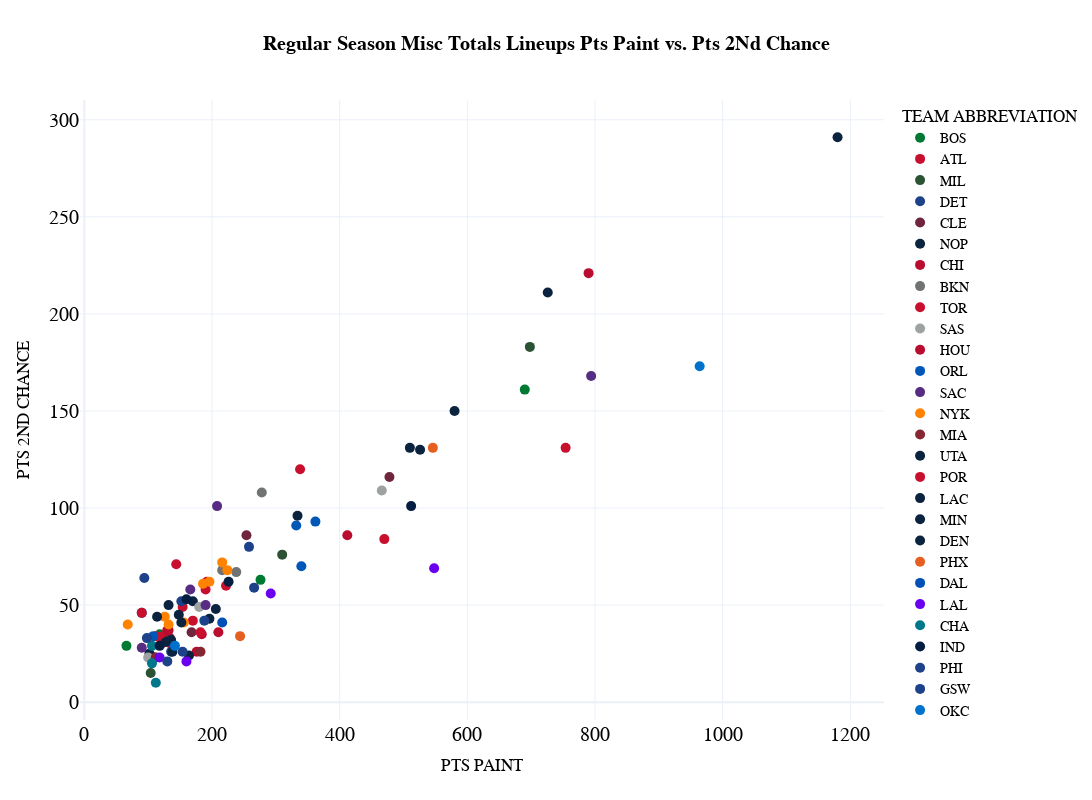

The notebook cell this image was saved under:
### Code cell
cat1_misc="PTS PAINT"
cat2_misc="PTS 2ND CHANCE"

fig_scatter_misc = px.scatter(
  df_totals_misc[df_totals_misc["MIN"]>100], 
  x=cat1_misc, 
  y=cat2_misc,
  color='TEAM ABBREVIATION',
  color_discrete_map=team_color_dict,     
  title="<b>{} Misc Totals Lineups {} vs. {}</b>".format(types,cat1_misc.replace('_', ' ').title(),cat2_misc.replace('_', ' ').title()),
  template="plotly_white",
  hover_data=['GROUP NAME', 'TEAM ABBREVIATION', 'GP', 'W', 'L', 'MIN', 'PTS OFF TOV',
       'PTS 2ND CHANCE', 'PTS FB', 'PTS PAINT', 'OPP PTS OFF TOV',
       'OPP PTS 2ND CHANCE', 'OPP PTS FB', 'OPP PTS PAINT'], 
  height=800, 
  width=1200,
  )

fig_scatter_misc.update_layout(
    title_x=0.5,
    hoverlabel=dict(
        bgcolor="white",
        font_size=16,
        font_family="PT Sans Narrow"
    ),
    yaxis = dict(tickfont = dict(size=20)),
    xaxis = dict(tickfont = dict(size=20)),
    font=dict(
        family="PT Sans Narrow",
        size=14,
        color="Black"
    ),
    title_font_family="PT Sans Narrow"
)
fig_scatter_misc.update_traces(marker={'size': 10})

fig_scatter_misc

### Figure 1 — Plotly figure (JSON) as saved in the notebook; plotly's stock layout.template omitted (floating-point values rounded to 4 significant figures)
{"data": [{"customdata": [["A. Horford - J. Holiday - J. Brown - J. Tatum - D. White", "BOS", 32, 27, 5, 310.6, 124, 102, 87, 91, 76, 346], ["A. Horford - J. Holiday - J. Tatum - P. Pritchard - S. Hauser", "BOS", 32, 25, 7, 105.3, 20, 23, 35, 32, 22, 110], ["A. Horford - K. Porzingis - J. Brown - J. Tatum - D. White", "BOS", 20, 15, 5, 117.5, 35, 35, 24, 31, 27, 112], ["J. Holiday - K. Porzingis - J. Brown - J. Tatum - D. White", "BOS", 37, 28, 9, 622.8, 193, 222, 174, 181, 193, 596]], "hovertemplate": "TEAM ABBREVIATION=%{customdata[1]}<br>PTS PAINT=%{x}<br>PTS 2ND CHANCE=%{y}<br>GROUP NAME=%{customdata[0]}<br>GP=%{customdata[2]}<br>W=%{customdata[3]}<br>L=%{customdata[4]}<br>MIN=%{customdata[5]}<br>PTS OFF TOV=%{customdata[6]}<br>PTS FB=%{customdata[7]}<br>OPP PTS OFF TOV=%{customdata[8]}<br>OPP PTS 2ND CHANCE=%{customdata[9]}<br>OPP PTS FB=%{customdata[10]}<br>OPP PTS PAINT=%{customdata[11]}<extra></extra>", "legendgroup": "BOS", "marker": {"color": "#007A33", "size": 10, "symbol": "circle"}, "mode": "markers", "name": "BOS", "orientation": "v", "showlegend": true, "type": "scatter", "x": [276, 66, 118, 690], "xaxis": "x", "y": [63, 29, 35, 161], "yaxis": "y"}, {"customdata": [["B. Bogdanovic - T. Young - O. Okongwu - S. Bey - J. Johnson", "ATL", 19, 10, 9, 136.3, 50, 53, 41, 49, 40, 166], ["C. Capela - B. Bogdanovic - D. Murray - D. Hunter - J. Johnson", "ATL", 24, 12, 12, 135.3, 36, 42, 57, 28, 59, 124], ["C. Capela - B. Bogdanovic - D. Murray - D. Hunter - V. Krejci", "ATL", 11, 5, 6, 158.0, 59, 44, 55, 25, 41, 146], ["C. Capela - B. Bogdanovic - D. Murray - S. Bey - J. Johnson", "ATL", 20, 10, 10, 149.3, 44, 43, 51, 37, 59, 132], ["C. Capela - D. Murray - T. Young - D. Hunter - J. Johnson", "ATL", 14, 7, 7, 171.5, 61, 61, 58, 72, 71, 206], ["C. Capela - D. Murray - T. Young - D. Hunter - S. Bey", "ATL", 16, 8, 8, 176.9, 62, 60, 56, 59, 57, 224], ["C. Capela - D. Murray - T. Young - S. Bey - J. Johnson", "ATL", 21, 9, 12, 288.7, 96, 50, 114, 85, 137, 370], ["D. Murray - T. Young - O. Okongwu - S. Bey - J. Johnson", "ATL", 14, 8, 6, 103.5, 28, 21, 32, 28, 28, 118]], "hovertemplate": "TEAM ABBREVIATION=%{customdata[1]}<br>PTS PAINT=%{x}<br>PTS 2ND CHANCE=%{y}<br>GROUP NAME=%{customdata[0]}<br>GP=%{customdata[2]}<br>W=%{customdata[3]}<br>L=%{customdata[4]}<br>MIN=%{customdata[5]}<br>PTS OFF TOV=%{customdata[6]}<br>PTS FB=%{customdata[7]}<br>OPP PTS OFF TOV=%{customdata[8]}<br>OPP PTS 2ND CHANCE=%{customdata[9]}<br>OPP PTS FB=%{customdata[10]}<br>OPP PTS PAINT=%{customdata[11]}<extra></extra>", "legendgroup": "ATL", "marker": {"color": "#C8102E", "size": 10, "symbol": "circle"}, "mode": "markers", "name": "ATL", "orientation": "v", "showlegend": true, "type": "scatter", "x": [170, 136, 144, 154, 190, 192, 338, 124], "xaxis": "x", "y": [42, 30, 71, 49, 58, 62, 120, 34], "yaxis": "y"}, {"customdata": [["B. Lopez - D. Lillard - G. Antetokounmpo - P. Connaughton - M. Beasley", "MIL", 26, 19, 7, 120.3, 21, 33, 41, 19, 43, 126], ["B. Lopez - D. Lillard - J. Crowder - G. Antetokounmpo - M. Beasley", "MIL", 24, 15, 9, 293.4, 93, 107, 86, 59, 91, 324], ["B. Lopez - D. Lillard - K. Middleton - G. Antetokounmpo - M. Beasley", "MIL", 39, 25, 14, 598.6, 167, 222, 175, 180, 154, 612]], "hovertemplate": "TEAM ABBREVIATION=%{customdata[1]}<br>PTS PAINT=%{x}<br>PTS 2ND CHANCE=%{y}<br>GROUP NAME=%{customdata[0]}<br>GP=%{customdata[2]}<br>W=%{customdata[3]}<br>L=%{customdata[4]}<br>MIN=%{customdata[5]}<br>PTS OFF TOV=%{customdata[6]}<br>PTS FB=%{customdata[7]}<br>OPP PTS OFF TOV=%{customdata[8]}<br>OPP PTS 2ND CHANCE=%{customdata[9]}<br>OPP PTS FB=%{customdata[10]}<br>OPP PTS PAINT=%{customdata[11]}<extra></extra>", "legendgroup": "MIL", "marker": {"color": "#2C5234", "size": 10, "symbol": "circle"}, "mode": "markers", "name": "MIL", "orientation": "v", "showlegend": true, "type": "scatter", "x": [104, 310, 698], "xaxis": "x", "y": [15, 76, 183], "yaxis": "y"}, {"customdata": [["C. Cunningham - J. Ivey - J. Duren - S. Fontecchio - A. Thompson", "DET", 10, 2, 8, 113.2, 30, 54, 32, 29, 32, 104], ["I. Stewart - C. Cunningham - J. Ivey - J. Duren - A. Thompson", "DET", 14, 4, 10, 144.7, 32, 34, 66, 35, 52, 144], ["K. Hayes - I. Stewart - C. Cunningham - J. Duren - A. Thompson", "DET", 8, 2, 6, 100.1, 24, 31, 61, 24, 27, 100]], "hovertemplate": "TEAM ABBREVIATION=%{customdata[1]}<br>PTS PAINT=%{x}<br>PTS 2ND CHANCE=%{y}<br>GROUP NAME=%{customdata[0]}<br>GP=%{customdata[2]}<br>W=%{customdata[3]}<br>L=%{customdata[4]}<br>MIN=%{customdata[5]}<br>PTS OFF TOV=%{customdata[6]}<br>PTS FB=%{customdata[7]}<br>OPP PTS OFF TOV=%{customdata[8]}<br>OPP PTS 2ND CHANCE=%{customdata[9]}<br>OPP PTS FB=%{customdata[10]}<br>OPP PTS PAINT=%{customdata[11]}<extra></extra>", "legendgroup": "DET", "marker": {"color": "#1D4289", "size": 10, "symbol": "circle"}, "mode": "markers", "name": "DET", "orientation": "v", "showlegend": true, "type": "scatter", "x": [136, 152, 136], "xaxis": "x", "y": [26, 52, 31], "yaxis": "y"}, {"customdata": [["C. LeVert - G. Niang - D. Garland - I. Okoro - E. Mobley", "CLE", 17, 11, 6, 117.8, 44, 56, 46, 36, 23, 98], ["C. LeVert - G. Niang - J. Allen - D. Garland - I. Okoro", "CLE", 23, 9, 14, 159.9, 58, 30, 46, 57, 32, 146], ["D. Mitchell - J. Allen - M. Strus - D. Garland - E. Mobley", "CLE", 28, 18, 10, 367.8, 157, 143, 125, 101, 113, 354], ["D. Mitchell - J. Allen - M. Strus - D. Wade - I. Okoro", "CLE", 22, 17, 5, 232.2, 96, 122, 80, 48, 66, 242]], "hovertemplate": "TEAM ABBREVIATION=%{customdata[1]}<br>PTS PAINT=%{x}<br>PTS 2ND CHANCE=%{y}<br>GROUP NAME=%{customdata[0]}<br>GP=%{customdata[2]}<br>W=%{customdata[3]}<br>L=%{customdata[4]}<br>MIN=%{customdata[5]}<br>PTS OFF TOV=%{customdata[6]}<br>PTS FB=%{customdata[7]}<br>OPP PTS OFF TOV=%{customdata[8]}<br>OPP PTS 2ND CHANCE=%{customdata[9]}<br>OPP PTS FB=%{customdata[10]}<br>OPP PTS PAINT=%{customdata[11]}<extra></extra>", "legendgroup": "CLE", "marker": {"color": "#6F263D", "size": 10, "symbol": "circle"}, "mode": "markers", "name": "CLE", "orientation": "v", "showlegend": true, "type": "scatter", "x": [134, 168, 478, 254], "xaxis": "x", "y": [33, 36, 116, 86], "yaxis": "y"}, {"customdata": [["C. McCollum - L. Nance Jr. - B. Ingram - Z. Williamson - H. Jones", "NOP", 25, 15, 10, 149.9, 46, 49, 56, 32, 53, 156], ["C. McCollum - L. Nance Jr. - Z. Williamson - H. Jones - T. Murphy III", "NOP", 15, 8, 7, 100.3, 44, 36, 27, 13, 24, 84], ["J. Valanciunas - C. McCollum - B. Ingram - H. Jones - T. Murphy III", "NOP", 28, 18, 10, 108.4, 41, 42, 23, 26, 21, 100], ["J. Valanciunas - C. McCollum - B. Ingram - Z. Williamson - H. Jones", "NOP", 41, 25, 16, 423.6, 132, 133, 151, 112, 163, 438], ["J. Valanciunas - C. McCollum - Z. Williamson - H. Jones - T. Murphy III", "NOP", 21, 14, 7, 147.7, 68, 65, 40, 27, 48, 144]], "hovertemplate": "TEAM ABBREVIATION=%{customdata[1]}<br>PTS PAINT=%{x}<br>PTS 2ND CHANCE=%{y}<br>GROUP NAME=%{customdata[0]}<br>GP=%{customdata[2]}<br>W=%{customdata[3]}<br>L=%{customdata[4]}<br>MIN=%{customdata[5]}<br>PTS OFF TOV=%{customdata[6]}<br>PTS FB=%{customdata[7]}<br>OPP PTS OFF TOV=%{customdata[8]}<br>OPP PTS 2ND CHANCE=%{customdata[9]}<br>OPP PTS FB=%{customdata[10]}<br>OPP PTS PAINT=%{customdata[11]}<extra></extra>", "legendgroup": "NOP", "marker": {"color": "#0C2340", "size": 10, "symbol": "circle"}, "mode": "markers", "name": "NOP", "orientation": "v", "showlegend": true, "type": "scatter", "x": [170, 110, 102, 526, 196], "xaxis": "x", "y": [52, 23, 25, 130, 43], "yaxis": "y"}, {"customdata": [["D. DeRozan - N. Vucevic - A. Caruso - C. White - A. Dosunmu", "CHI", 30, 15, 15, 433.3, 150, 117, 132, 134, 93, 410], ["D. DeRozan - N. Vucevic - A. Caruso - C. White - P. Williams", "CHI", 14, 8, 6, 152.8, 50, 30, 34, 29, 43, 150], ["D. DeRozan - N. Vucevic - C. White - P. Williams - A. Dosunmu", "CHI", 20, 11, 9, 139.2, 36, 45, 43, 32, 28, 120], ["D. DeRozan - N. Vucevic - Z. LaVine - A. Caruso - C. White", "CHI", 18, 8, 10, 226.9, 69, 62, 67, 57, 68, 164], ["D. DeRozan - N. Vucevic - Z. LaVine - C. White - P. Williams", "CHI", 15, 6, 9, 122.5, 34, 23, 39, 23, 31, 132]], "hovertemplate": "TEAM ABBREVIATION=%{customdata[1]}<br>PTS PAINT=%{x}<br>PTS 2ND CHANCE=%{y}<br>GROUP NAME=%{customdata[0]}<br>GP=%{customdata[2]}<br>W=%{customdata[3]}<br>L=%{customdata[4]}<br>MIN=%{customdata[5]}<br>PTS OFF TOV=%{customdata[6]}<br>PTS FB=%{customdata[7]}<br>OPP PTS OFF TOV=%{customdata[8]}<br>OPP PTS 2ND CHANCE=%{customdata[9]}<br>OPP PTS FB=%{customdata[10]}<br>OPP PTS PAINT=%{customdata[11]}<extra></extra>", "legendgroup": "CHI", "marker": {"color": "#BA0C2F", "size": 10, "symbol": "circle"}, "mode": "markers", "name": "CHI", "orientation": "v", "showlegend": true, "type": "scatter", "x": [412, 130, 132, 184, 120], "xaxis": "x", "y": [86, 37, 37, 35, 30], "yaxis": "y"}, {"customdata": [["D. Schroder - D. Finney-Smith - M. Bridges - N. Claxton - C. Thomas", "BKN", 17, 6, 11, 228.3, 66, 61, 45, 61, 75, 246], ["S. Dinwiddie - D. Finney-Smith - M. Bridges - N. Claxton - C. Johnson", "BKN", 27, 10, 17, 313.3, 91, 49, 68, 85, 91, 294], ["S. Dinwiddie - M. Bridges - N. Claxton - C. Johnson - C. Thomas", "BKN", 24, 10, 14, 224.1, 63, 66, 65, 64, 107, 266]], "hovertemplate": "TEAM ABBREVIATION=%{customdata[1]}<br>PTS PAINT=%{x}<br>PTS 2ND CHANCE=%{y}<br>GROUP NAME=%{customdata[0]}<br>GP=%{customdata[2]}<br>W=%{customdata[3]}<br>L=%{customdata[4]}<br>MIN=%{customdata[5]}<br>PTS OFF TOV=%{customdata[6]}<br>PTS FB=%{customdata[7]}<br>OPP PTS OFF TOV=%{customdata[8]}<br>OPP PTS 2ND CHANCE=%{customdata[9]}<br>OPP PTS FB=%{customdata[10]}<br>OPP PTS PAINT=%{customdata[11]}<extra></extra>", "legendgroup": "BKN", "marker": {"color": "#707372", "size": 10, "symbol": "circle"}, "mode": "markers", "name": "BKN", "orientation": "v", "showlegend": true, "type": "scatter", "x": [216, 278, 238], "xaxis": "x", "y": [68, 108, 67], "yaxis": "y"}, {"customdata": [["D. Schroder - J. Poeltl - P. Siakam - O. Anunoby - G. Trent Jr.", "TOR", 24, 10, 14, 101.9, 27, 30, 41, 13, 37, 130], ["D. Schroder - J. Poeltl - P. Siakam - O. Anunoby - S. Barnes", "TOR", 27, 11, 16, 366.5, 120, 157, 105, 92, 100, 390], ["J. Poeltl - G. Trent Jr. - R. Barrett - I. Quickley - S. Barnes", "TOR", 10, 4, 6, 163.8, 76, 81, 41, 48, 43, 162]], "hovertemplate": "TEAM ABBREVIATION=%{customdata[1]}<br>PTS PAINT=%{x}<br>PTS 2ND CHANCE=%{y}<br>GROUP NAME=%{customdata[0]}<br>GP=%{customdata[2]}<br>W=%{customdata[3]}<br>L=%{customdata[4]}<br>MIN=%{customdata[5]}<br>PTS OFF TOV=%{customdata[6]}<br>PTS FB=%{customdata[7]}<br>OPP PTS OFF TOV=%{customdata[8]}<br>OPP PTS 2ND CHANCE=%{customdata[9]}<br>OPP PTS FB=%{customdata[10]}<br>OPP PTS PAINT=%{customdata[11]}<extra></extra>", "legendgroup": "TOR", "marker": {"color": "#C8102E", "size": 10, "symbol": "circle"}, "mode": "markers", "name": "TOR", "orientation": "v", "showlegend": true, "type": "scatter", "x": [112, 470, 222], "xaxis": "x", "y": [34, 84, 60], "yaxis": "y"}, {"customdata": [["D. Vassell - T. Jones - J. Champagnie - J. Sochan - V. Wembanyama", "SAS", 37, 10, 27, 404.1, 116, 191, 170, 86, 133, 494], ["K. Johnson - D. Vassell - M. Branham - J. Sochan - V. Wembanyama", "SAS", 13, 5, 8, 102.6, 24, 43, 37, 25, 39, 130], ["K. Johnson - D. Vassell - T. Jones - J. Sochan - V. Wembanyama", "SAS", 39, 12, 27, 141.6, 66, 40, 51, 46, 28, 126]], "hovertemplate": "TEAM ABBREVIATION=%{customdata[1]}<br>PTS PAINT=%{x}<br>PTS 2ND CHANCE=%{y}<br>GROUP NAME=%{customdata[0]}<br>GP=%{customdata[2]}<br>W=%{customdata[3]}<br>L=%{customdata[4]}<br>MIN=%{customdata[5]}<br>PTS OFF TOV=%{customdata[6]}<br>PTS FB=%{customdata[7]}<br>OPP PTS OFF TOV=%{customdata[8]}<br>OPP PTS 2ND CHANCE=%{customdata[9]}<br>OPP PTS FB=%{customdata[10]}<br>OPP PTS PAINT=%{customdata[11]}<extra></extra>", "legendgroup": "SAS", "marker": {"color": "#9EA2A2", "size": 10, "symbol": "circle"}, "mode": "markers", "name": "SAS", "orientation": "v", "showlegend": true, "type": "scatter", "x": [466, 100, 180], "xaxis": "x", "y": [109, 23, 49], "yaxis": "y"}, {"customdata": [["F. VanVleet - D. Brooks - J. Green - A. Sengun - J. Smith Jr.", "HOU", 45, 23, 22, 754.0, 204, 251, 229, 193, 155, 724], ["F. VanVleet - D. Brooks - J. Green - J. Smith Jr. - A. Thompson", "HOU", 15, 9, 6, 182.5, 86, 79, 65, 53, 45, 206], ["F. VanVleet - J. Green - J. Tate - A. Sengun - J. Smith Jr.", "HOU", 21, 10, 11, 174.7, 64, 49, 43, 54, 40, 202]], "hovertemplate": "TEAM ABBREVIATION=%{customdata[1]}<br>PTS PAINT=%{x}<br>PTS 2ND CHANCE=%{y}<br>GROUP NAME=%{customdata[0]}<br>GP=%{customdata[2]}<br>W=%{customdata[3]}<br>L=%{customdata[4]}<br>MIN=%{customdata[5]}<br>PTS OFF TOV=%{customdata[6]}<br>PTS FB=%{customdata[7]}<br>OPP PTS OFF TOV=%{customdata[8]}<br>OPP PTS 2ND CHANCE=%{customdata[9]}<br>OPP PTS FB=%{customdata[10]}<br>OPP PTS PAINT=%{customdata[11]}<extra></extra>", "legendgroup": "HOU", "marker": {"color": "#BA0C2F", "size": 10, "symbol": "circle"}, "mode": "markers", "name": "HOU", "orientation": "v", "showlegend": true, "type": "scatter", "x": [790, 210, 176], "xaxis": "x", "y": [221, 36, 26], "yaxis": "y"}, {"customdata": [["G. Bitadze - C. Okeke - J. Suggs - P. Banchero - C. Houstan", "ORL", 8, 2, 6, 101.1, 39, 30, 26, 15, 20, 88], ["G. Bitadze - F. Wagner - J. Suggs - P. Banchero - A. Black", "ORL", 22, 14, 8, 273.5, 114, 114, 98, 65, 95, 286], ["G. Harris - J. Ingles - J. Isaac - M. Wagner - C. Anthony", "ORL", 18, 13, 5, 101.7, 41, 27, 33, 20, 17, 84], ["G. Harris - W. Carter Jr. - F. Wagner - J. Suggs - P. Banchero", "ORL", 21, 16, 5, 299.8, 125, 86, 97, 69, 92, 274], ["M. Fultz - W. Carter Jr. - F. Wagner - J. Suggs - P. Banchero", "ORL", 19, 12, 7, 280.5, 113, 85, 79, 66, 85, 252]], "hovertemplate": "TEAM ABBREVIATION=%{customdata[1]}<br>PTS PAINT=%{x}<br>PTS 2ND CHANCE=%{y}<br>GROUP NAME=%{customdata[0]}<br>GP=%{customdata[2]}<br>W=%{customdata[3]}<br>L=%{customdata[4]}<br>MIN=%{customdata[5]}<br>PTS OFF TOV=%{customdata[6]}<br>PTS FB=%{customdata[7]}<br>OPP PTS OFF TOV=%{customdata[8]}<br>OPP PTS 2ND CHANCE=%{customdata[9]}<br>OPP PTS FB=%{customdata[10]}<br>OPP PTS PAINT=%{customdata[11]}<extra></extra>", "legendgroup": "ORL", "marker": {"color": "#0057B7", "size": 10, "symbol": "circle"}, "mode": "markers", "name": "ORL", "orientation": "v", "showlegend": true, "type": "scatter", "x": [90, 362, 108, 340, 332], "xaxis": "x", "y": [46, 93, 34, 70, 91], "yaxis": "y"}, {"customdata": [["H. Barnes - D. Sabonis - D. Fox - C. Duarte - K. Murray", "SAC", 13, 7, 6, 129.8, 48, 45, 58, 20, 19, 104], ["H. Barnes - D. Sabonis - D. Fox - K. Huerter - K. Murray", "SAC", 46, 27, 19, 668.9, 234, 275, 206, 140, 174, 760], ["H. Barnes - D. Sabonis - D. Fox - K. Murray - K. Ellis", "SAC", 24, 11, 13, 261.4, 89, 73, 82, 36, 67, 254], ["H. Barnes - D. Sabonis - D. Fox - M. Monk - K. Murray", "SAC", 36, 21, 15, 151.3, 52, 46, 38, 29, 42, 128], ["H. Barnes - D. Sabonis - K. Huerter - D. Mitchell - K. Murray", "SAC", 18, 10, 8, 106.1, 26, 23, 40, 24, 27, 118]], "hovertemplate": "TEAM ABBREVIATION=%{customdata[1]}<br>PTS PAINT=%{x}<br>PTS 2ND CHANCE=%{y}<br>GROUP NAME=%{customdata[0]}<br>GP=%{customdata[2]}<br>W=%{customdata[3]}<br>L=%{customdata[4]}<br>MIN=%{customdata[5]}<br>PTS OFF TOV=%{customdata[6]}<br>PTS FB=%{customdata[7]}<br>OPP PTS OFF TOV=%{customdata[8]}<br>OPP PTS 2ND CHANCE=%{customdata[9]}<br>OPP PTS FB=%{customdata[10]}<br>OPP PTS PAINT=%{customdata[11]}<extra></extra>", "legendgroup": "SAC", "marker": {"color": "#582C83", "size": 10, "symbol": "circle"}, "mode": "markers", "name": "SAC", "orientation": "v", "showlegend": true, "type": "scatter", "x": [166, 794, 208, 190, 90], "xaxis": "x", "y": [58, 168, 101, 50, 28], "yaxis": "y"}, {"customdata": [["I. Hartenstein - J. Hart - D. DiVincenzo - R. Barrett - I. Quickley", "NYK", 14, 9, 5, 116.3, 53, 44, 42, 37, 41, 110], ["I. Hartenstein - J. Hart - J. Brunson - D. DiVincenzo - M. McBride", "NYK", 14, 7, 7, 171.9, 84, 45, 35, 60, 30, 144], ["I. Hartenstein - J. Hart - J. Brunson - D. DiVincenzo - P. Achiuwa", "NYK", 12, 8, 4, 188.9, 64, 73, 43, 52, 47, 164], ["J. Randle - I. Hartenstein - J. Brunson - D. DiVincenzo - R. Barrett", "NYK", 10, 4, 6, 102.0, 24, 39, 37, 22, 48, 118], ["J. Randle - J. Brunson - M. Robinson - R. Barrett - Q. Grimes", "NYK", 14, 9, 5, 228.4, 97, 80, 83, 69, 85, 246], ["J. Randle - J. Hart - J. Brunson - M. Robinson - Q. Grimes", "NYK", 19, 10, 9, 109.4, 30, 21, 23, 32, 31, 104], ["J. Randle - O. Anunoby - I. Hartenstein - J. Brunson - D. DiVincenzo", "NYK", 10, 9, 1, 179.5, 74, 52, 56, 41, 82, 190], ["O. Anunoby - I. Hartenstein - J. Hart - J. Brunson - D. DiVincenzo", "NYK", 10, 9, 1, 131.4, 51, 54, 40, 25, 33, 142]], "hovertemplate": "TEAM ABBREVIATION=%{customdata[1]}<br>PTS PAINT=%{x}<br>PTS 2ND CHANCE=%{y}<br>GROUP NAME=%{customdata[0]}<br>GP=%{customdata[2]}<br>W=%{customdata[3]}<br>L=%{customdata[4]}<br>MIN=%{customdata[5]}<br>PTS OFF TOV=%{customdata[6]}<br>PTS FB=%{customdata[7]}<br>OPP PTS OFF TOV=%{customdata[8]}<br>OPP PTS 2ND CHANCE=%{customdata[9]}<br>OPP PTS FB=%{customdata[10]}<br>OPP PTS PAINT=%{customdata[11]}<extra></extra>", "legendgroup": "NYK", "marker": {"color": "#FF8200", "size": 10, "symbol": "circle"}, "mode": "markers", "name": "NYK", "orientation": "v", "showlegend": true, "type": "scatter", "x": [132, 196, 224, 126, 216, 68, 186, 156], "xaxis": "x", "y": [40, 62, 68, 44, 72, 40, 61, 41], "yaxis": "y"}, {"customdata": [["J. Butler - B. Adebayo - C. Martin - T. Herro - N. Jovic", "MIA", 8, 4, 4, 109.4, 29, 25, 29, 43, 32, 140], ["J. Butler - T. Rozier - B. Adebayo - D. Robinson - N. Jovic", "MIA", 14, 7, 7, 180.8, 52, 71, 57, 49, 42, 186]], "hovertemplate": "TEAM ABBREVIATION=%{customdata[1]}<br>PTS PAINT=%{x}<br>PTS 2ND CHANCE=%{y}<br>GROUP NAME=%{customdata[0]}<br>GP=%{customdata[2]}<br>W=%{customdata[3]}<br>L=%{customdata[4]}<br>MIN=%{customdata[5]}<br>PTS OFF TOV=%{customdata[6]}<br>PTS FB=%{customdata[7]}<br>OPP PTS OFF TOV=%{customdata[8]}<br>OPP PTS 2ND CHANCE=%{customdata[9]}<br>OPP PTS FB=%{customdata[10]}<br>OPP PTS PAINT=%{customdata[11]}<extra></extra>", "legendgroup": "MIA", "marker": {"color": "#862633", "size": 10, "symbol": "circle"}, "mode": "markers", "name": "MIA", "orientation": "v", "showlegend": true, "type": "scatter", "x": [112, 182], "xaxis": "x", "y": [23, 26], "yaxis": "y"}, {"customdata": [["J. Clarkson - L. Markkanen - J. Collins - O. Agbaji - K. George", "UTA", 12, 5, 7, 130.0, 37, 26, 37, 39, 45, 138], ["K. Dunn - L. Markkanen - J. Collins - C. Sexton - S. Fontecchio", "UTA", 20, 13, 7, 256.1, 71, 105, 61, 67, 114, 298], ["K. Olynyk - J. Clarkson - O. Agbaji - W. Kessler - K. George", "UTA", 16, 11, 5, 145.9, 33, 28, 84, 68, 74, 174]], "hovertemplate": "TEAM ABBREVIATION=%{customdata[1]}<br>PTS PAINT=%{x}<br>PTS 2ND CHANCE=%{y}<br>GROUP NAME=%{customdata[0]}<br>GP=%{customdata[2]}<br>W=%{customdata[3]}<br>L=%{customdata[4]}<br>MIN=%{customdata[5]}<br>PTS OFF TOV=%{customdata[6]}<br>PTS FB=%{customdata[7]}<br>OPP PTS OFF TOV=%{customdata[8]}<br>OPP PTS 2ND CHANCE=%{customdata[9]}<br>OPP PTS FB=%{customdata[10]}<br>OPP PTS PAINT=%{customdata[11]}<extra></extra>", "legendgroup": "UTA", "marker": {"color": "#0C2340", "size": 10, "symbol": "circle"}, "mode": "markers", "name": "UTA", "orientation": "v", "showlegend": true, "type": "scatter", "x": [132, 334, 164], "xaxis": "x", "y": [50, 96, 24], "yaxis": "y"}, {"customdata": [["J. Grant - M. Brogdon - D. Ayton - S. Sharpe - T. Camara", "POR", 10, 5, 5, 112.6, 48, 33, 36, 31, 33, 140]], "hovertemplate": "TEAM ABBREVIATION=%{customdata[1]}<br>PTS PAINT=%{x}<br>PTS 2ND CHANCE=%{y}<br>GROUP NAME=%{customdata[0]}<br>GP=%{customdata[2]}<br>W=%{customdata[3]}<br>L=%{customdata[4]}<br>MIN=%{customdata[5]}<br>PTS OFF TOV=%{customdata[6]}<br>PTS FB=%{customdata[7]}<br>OPP PTS OFF TOV=%{customdata[8]}<br>OPP PTS 2ND CHANCE=%{customdata[9]}<br>OPP PTS FB=%{customdata[10]}<br>OPP PTS PAINT=%{customdata[11]}<extra></extra>", "legendgroup": "POR", "marker": {"color": "#C8102E", "size": 10, "symbol": "circle"}, "mode": "markers", "name": "POR", "orientation": "v", "showlegend": true, "type": "scatter", "x": [90], "xaxis": "x", "y": [46], "yaxis": "y"}, {"customdata": [["J. Harden - P. George - K. Leonard - I. Zubac - T. Mann", "LAC", 41, 28, 13, 592.7, 192, 156, 155, 131, 138, 538], ["J. Harden - P. George - K. Leonard - M. Plumlee - T. Mann", "LAC", 11, 9, 2, 147.7, 43, 50, 45, 45, 38, 136], ["J. Harden - P. George - K. Leonard - N. Powell - I. Zubac", "LAC", 28, 17, 11, 121.3, 56, 39, 22, 32, 21, 96]], "hovertemplate": "TEAM ABBREVIATION=%{customdata[1]}<br>PTS PAINT=%{x}<br>PTS 2ND CHANCE=%{y}<br>GROUP NAME=%{customdata[0]}<br>GP=%{customdata[2]}<br>W=%{customdata[3]}<br>L=%{customdata[4]}<br>MIN=%{customdata[5]}<br>PTS OFF TOV=%{customdata[6]}<br>PTS FB=%{customdata[7]}<br>OPP PTS OFF TOV=%{customdata[8]}<br>OPP PTS 2ND CHANCE=%{customdata[9]}<br>OPP PTS FB=%{customdata[10]}<br>OPP PTS PAINT=%{customdata[11]}<extra></extra>", "legendgroup": "LAC", "marker": {"color": "#0C2340", "size": 10, "symbol": "circle"}, "mode": "markers", "name": "LAC", "orientation": "v", "showlegend": true, "type": "scatter", "x": [580, 152, 138], "xaxis": "x", "y": [150, 41, 26], "yaxis": "y"}, {"customdata": [["K. Anderson - K. Towns - N. Alexander-Walker - N. Reid - A. Edwards", "MIN", 43, 30, 13, 152.8, 44, 53, 61, 28, 43, 128], ["M. Conley - R. Gobert - K. Anderson - A. Edwards - J. McDaniels", "MIN", 34, 27, 7, 122.8, 39, 38, 51, 30, 40, 106], ["M. Conley - R. Gobert - K. Towns - A. Edwards - J. McDaniels", "MIN", 45, 31, 14, 640.8, 206, 134, 227, 168, 172, 648], ["M. Conley - R. Gobert - K. Towns - N. Alexander-Walker - A. Edwards", "MIN", 18, 14, 4, 124.5, 38, 27, 55, 29, 50, 116], ["M. Conley - R. Gobert - N. Reid - A. Edwards - J. McDaniels", "MIN", 41, 30, 11, 200.5, 57, 55, 72, 47, 58, 186], ["R. Gobert - K. Towns - N. Alexander-Walker - A. Edwards - J. McDaniels", "MIN", 25, 13, 12, 105.9, 36, 15, 16, 32, 29, 90]], "hovertemplate": "TEAM ABBREVIATION=%{customdata[1]}<br>PTS PAINT=%{x}<br>PTS 2ND CHANCE=%{y}<br>GROUP NAME=%{customdata[0]}<br>GP=%{customdata[2]}<br>W=%{customdata[3]}<br>L=%{customdata[4]}<br>MIN=%{customdata[5]}<br>PTS OFF TOV=%{customdata[6]}<br>PTS FB=%{customdata[7]}<br>OPP PTS OFF TOV=%{customdata[8]}<br>OPP PTS 2ND CHANCE=%{customdata[9]}<br>OPP PTS FB=%{customdata[10]}<br>OPP PTS PAINT=%{customdata[11]}<extra></extra>", "legendgroup": "MIN", "marker": {"color": "#0C2340", "size": 10, "symbol": "circle"}, "mode": "markers", "name": "MIN", "orientation": "v", "showlegend": true, "type": "scatter", "x": [148, 128, 726, 114, 206, 136], "xaxis": "x", "y": [45, 31, 211, 44, 48, 32], "yaxis": "y"}, {"customdata": [["K. Caldwell-Pope - A. Gordon - N. Jokic - J. Murray - M. Porter Jr.", "DEN", 48, 37, 11, 958.4, 329, 323, 293, 229, 297, 1028], ["R. Jackson - K. Caldwell-Pope - A. Gordon - N. Jokic - M. Porter Jr.", "DEN", 55, 37, 18, 444.0, 158, 135, 134, 94, 141, 478]], "hovertemplate": "TEAM ABBREVIATION=%{customdata[1]}<br>PTS PAINT=%{x}<br>PTS 2ND CHANCE=%{y}<br>GROUP NAME=%{customdata[0]}<br>GP=%{customdata[2]}<br>W=%{customdata[3]}<br>L=%{customdata[4]}<br>MIN=%{customdata[5]}<br>PTS OFF TOV=%{customdata[6]}<br>PTS FB=%{customdata[7]}<br>OPP PTS OFF TOV=%{customdata[8]}<br>OPP PTS 2ND CHANCE=%{customdata[9]}<br>OPP PTS FB=%{customdata[10]}<br>OPP PTS PAINT=%{customdata[11]}<extra></extra>", "legendgroup": "DEN", "marker": {"color": "#0C2340", "size": 10, "symbol": "circle"}, "mode": "markers", "name": "DEN", "orientation": "v", "showlegend": true, "type": "scatter", "x": [1180, 510], "xaxis": "x", "y": [291, 131], "yaxis": "y"}, {"customdata": [["K. Durant - B. Beal - J. Nurkic - D. Booker - G. Allen", "PHX", 35, 23, 12, 502.9, 190, 185, 173, 139, 160, 530], ["K. Durant - E. Gordon - J. Nurkic - D. Booker - G. Allen", "PHX", 36, 26, 10, 219.9, 64, 81, 85, 69, 48, 224]], "hovertemplate": "TEAM ABBREVIATION=%{customdata[1]}<br>PTS PAINT=%{x}<br>PTS 2ND CHANCE=%{y}<br>GROUP NAME=%{customdata[0]}<br>GP=%{customdata[2]}<br>W=%{customdata[3]}<br>L=%{customdata[4]}<br>MIN=%{customdata[5]}<br>PTS OFF TOV=%{customdata[6]}<br>PTS FB=%{customdata[7]}<br>OPP PTS OFF TOV=%{customdata[8]}<br>OPP PTS 2ND CHANCE=%{customdata[9]}<br>OPP PTS FB=%{customdata[10]}<br>OPP PTS PAINT=%{customdata[11]}<extra></extra>", "legendgroup": "PHX", "marker": {"color": "#e56020", "size": 10, "symbol": "circle"}, "mode": "markers", "name": "PHX", "orientation": "v", "showlegend": true, "type": "scatter", "x": [546, 244], "xaxis": "x", "y": [131, 34], "yaxis": "y"}, {"customdata": [["K. Irving - D. Jones Jr. - P. Washington - L. Doncic - D. Gafford", "DAL", 17, 15, 2, 175.6, 80, 62, 49, 37, 48, 146]], "hovertemplate": "TEAM ABBREVIATION=%{customdata[1]}<br>PTS PAINT=%{x}<br>PTS 2ND CHANCE=%{y}<br>GROUP NAME=%{customdata[0]}<br>GP=%{customdata[2]}<br>W=%{customdata[3]}<br>L=%{customdata[4]}<br>MIN=%{customdata[5]}<br>PTS OFF TOV=%{customdata[6]}<br>PTS FB=%{customdata[7]}<br>OPP PTS OFF TOV=%{customdata[8]}<br>OPP PTS 2ND CHANCE=%{customdata[9]}<br>OPP PTS FB=%{customdata[10]}<br>OPP PTS PAINT=%{customdata[11]}<extra></extra>", "legendgroup": "DAL", "marker": {"color": "#0050B5", "size": 10, "symbol": "circle"}, "mode": "markers", "name": "DAL", "orientation": "v", "showlegend": true, "type": "scatter", "x": [216], "xaxis": "x", "y": [41], "yaxis": "y"}, {"customdata": [["L. James - A. Davis - D. Russell - R. Hachimura - A. Reaves", "LAL", 25, 19, 6, 388.8, 146, 171, 123, 101, 121, 416], ["L. James - A. Davis - D. Russell - T. Prince - A. Reaves", "LAL", 34, 20, 14, 243.2, 84, 117, 74, 104, 84, 250], ["L. James - A. Davis - D. Russell - T. Prince - C. Reddish", "LAL", 14, 9, 5, 150.9, 49, 45, 66, 51, 60, 154], ["L. James - A. Davis - T. Prince - C. Reddish - A. Reaves", "LAL", 12, 6, 6, 100.6, 38, 31, 29, 19, 32, 98]], "hovertemplate": "TEAM ABBREVIATION=%{customdata[1]}<br>PTS PAINT=%{x}<br>PTS 2ND CHANCE=%{y}<br>GROUP NAME=%{customdata[0]}<br>GP=%{customdata[2]}<br>W=%{customdata[3]}<br>L=%{customdata[4]}<br>MIN=%{customdata[5]}<br>PTS OFF TOV=%{customdata[6]}<br>PTS FB=%{customdata[7]}<br>OPP PTS OFF TOV=%{customdata[8]}<br>OPP PTS 2ND CHANCE=%{customdata[9]}<br>OPP PTS FB=%{customdata[10]}<br>OPP PTS PAINT=%{customdata[11]}<extra></extra>", "legendgroup": "LAL", "marker": {"color": "#6a00ed", "size": 10, "symbol": "circle"}, "mode": "markers", "name": "LAL", "orientation": "v", "showlegend": true, "type": "scatter", "x": [548, 292, 160, 118], "xaxis": "x", "y": [69, 56, 21, 23], "yaxis": "y"}, {"customdata": [["M. Bridges - C. Martin - N. Richards - T. Mann - B. Miller", "CHA", 8, 5, 3, 101.8, 25, 36, 17, 32, 26, 112], ["V. Micic - M. Bridges - G. Williams - T. Mann - B. Miller", "CHA", 15, 4, 11, 111.0, 35, 30, 50, 55, 44, 122], ["V. Micic - M. Bridges - N. Richards - T. Mann - B. Miller", "CHA", 12, 3, 9, 115.0, 37, 19, 27, 27, 31, 144]], "hovertemplate": "TEAM ABBREVIATION=%{customdata[1]}<br>PTS PAINT=%{x}<br>PTS 2ND CHANCE=%{y}<br>GROUP NAME=%{customdata[0]}<br>GP=%{customdata[2]}<br>W=%{customdata[3]}<br>L=%{customdata[4]}<br>MIN=%{customdata[5]}<br>PTS OFF TOV=%{customdata[6]}<br>PTS FB=%{customdata[7]}<br>OPP PTS OFF TOV=%{customdata[8]}<br>OPP PTS 2ND CHANCE=%{customdata[9]}<br>OPP PTS FB=%{customdata[10]}<br>OPP PTS PAINT=%{customdata[11]}<extra></extra>", "legendgroup": "CHA", "marker": {"color": "#00778B", "size": 10, "symbol": "circle"}, "mode": "markers", "name": "CHA", "orientation": "v", "showlegend": true, "type": "scatter", "x": [106, 112, 106], "xaxis": "x", "y": [29, 10, 20], "yaxis": "y"}, {"customdata": [["M. Turner - B. Brown - O. Toppin - T. Haliburton - B. Mathurin", "IND", 20, 12, 8, 147.7, 46, 47, 66, 56, 57, 234], ["M. Turner - B. Hield - B. Brown - O. Toppin - T. Haliburton", "IND", 17, 9, 8, 170.7, 47, 60, 51, 35, 54, 216], ["M. Turner - P. Siakam - A. Nembhard - T. Haliburton - A. Nesmith", "IND", 25, 15, 10, 443.9, 124, 164, 115, 115, 99, 498], ["M. Turner - P. Siakam - A. Nembhard - T. Haliburton - B. Mathurin", "IND", 9, 6, 3, 103.5, 30, 39, 33, 33, 37, 124]], "hovertemplate": "TEAM ABBREVIATION=%{customdata[1]}<br>PTS PAINT=%{x}<br>PTS 2ND CHANCE=%{y}<br>GROUP NAME=%{customdata[0]}<br>GP=%{customdata[2]}<br>W=%{customdata[3]}<br>L=%{customdata[4]}<br>MIN=%{customdata[5]}<br>PTS OFF TOV=%{customdata[6]}<br>PTS FB=%{customdata[7]}<br>OPP PTS OFF TOV=%{customdata[8]}<br>OPP PTS 2ND CHANCE=%{customdata[9]}<br>OPP PTS FB=%{customdata[10]}<br>OPP PTS PAINT=%{customdata[11]}<extra></extra>", "legendgroup": "IND", "marker": {"color": "#041E42", "size": 10, "symbol": "circle"}, "mode": "markers", "name": "IND", "orientation": "v", "showlegend": true, "type": "scatter", "x": [160, 226, 512, 118], "xaxis": "x", "y": [53, 62, 101, 29], "yaxis": "y"}, {"customdata": [["N. Batum - T. Harris - J. Embiid - D. Melton - T. Maxey", "PHI", 14, 12, 2, 218.9, 67, 93, 56, 43, 49, 244], ["N. Batum - T. Harris - J. Embiid - K. Oubre Jr. - T. Maxey", "PHI", 12, 11, 1, 136.2, 42, 55, 50, 45, 47, 148], ["T. Harris - J. Embiid - K. Oubre Jr. - D. Melton - T. Maxey", "PHI", 10, 8, 2, 108.7, 42, 47, 39, 29, 50, 114]], "hovertemplate": "TEAM ABBREVIATION=%{customdata[1]}<br>PTS PAINT=%{x}<br>PTS 2ND CHANCE=%{y}<br>GROUP NAME=%{customdata[0]}<br>GP=%{customdata[2]}<br>W=%{customdata[3]}<br>L=%{customdata[4]}<br>MIN=%{customdata[5]}<br>PTS OFF TOV=%{customdata[6]}<br>PTS FB=%{customdata[7]}<br>OPP PTS OFF TOV=%{customdata[8]}<br>OPP PTS 2ND CHANCE=%{customdata[9]}<br>OPP PTS FB=%{customdata[10]}<br>OPP PTS PAINT=%{customdata[11]}<extra></extra>", "legendgroup": "PHI", "marker": {"color": "#1D4289", "size": 10, "symbol": "circle"}, "mode": "markers", "name": "PHI", "orientation": "v", "showlegend": true, "type": "scatter", "x": [258, 154, 130], "xaxis": "x", "y": [80, 26, 21], "yaxis": "y"}, {"customdata": [["S. Curry - D. Green - A. Wiggins - J. Kuminga - B. Podziemski", "GSW", 24, 13, 11, 231.5, 74, 83, 55, 66, 59, 222], ["S. Curry - K. Thompson - D. Green - A. Wiggins - J. Kuminga", "GSW", 24, 13, 11, 157.4, 65, 55, 46, 46, 56, 174], ["S. Curry - K. Thompson - D. Green - A. Wiggins - K. Looney", "GSW", 13, 5, 8, 140, 35, 18, 69, 28, 42, 116], ["S. Curry - K. Thompson - K. Looney - J. Kuminga - B. Podziemski", "GSW", 18, 10, 8, 108.2, 17, 28, 42, 22, 52, 130]], "hovertemplate": "TEAM ABBREVIATION=%{customdata[1]}<br>PTS PAINT=%{x}<br>PTS 2ND CHANCE=%{y}<br>GROUP NAME=%{customdata[0]}<br>GP=%{customdata[2]}<br>W=%{customdata[3]}<br>L=%{customdata[4]}<br>MIN=%{customdata[5]}<br>PTS OFF TOV=%{customdata[6]}<br>PTS FB=%{customdata[7]}<br>OPP PTS OFF TOV=%{customdata[8]}<br>OPP PTS 2ND CHANCE=%{customdata[9]}<br>OPP PTS FB=%{customdata[10]}<br>OPP PTS PAINT=%{customdata[11]}<extra></extra>", "legendgroup": "GSW", "marker": {"color": "#1D4289", "size": 10, "symbol": "circle"}, "mode": "markers", "name": "GSW", "orientation": "v", "showlegend": true, "type": "scatter", "x": [266, 188, 94, 98], "xaxis": "x", "y": [59, 42, 64, 33], "yaxis": "y"}, {"customdata": [["S. Gilgeous-Alexander - L. Dort - I. Joe - C. Holmgren - J. Williams", "OKC", 37, 28, 9, 101.4, 55, 32, 19, 19, 21, 58], ["S. Gilgeous-Alexander - L. Dort - J. Giddey - C. Holmgren - J. Williams", "OKC", 63, 46, 17, 799.3, 327, 290, 218, 282, 230, 830]], "hovertemplate": "TEAM ABBREVIATION=%{customdata[1]}<br>PTS PAINT=%{x}<br>PTS 2ND CHANCE=%{y}<br>GROUP NAME=%{customdata[0]}<br>GP=%{customdata[2]}<br>W=%{customdata[3]}<br>L=%{customdata[4]}<br>MIN=%{customdata[5]}<br>PTS OFF TOV=%{customdata[6]}<br>PTS FB=%{customdata[7]}<br>OPP PTS OFF TOV=%{customdata[8]}<br>OPP PTS 2ND CHANCE=%{customdata[9]}<br>OPP PTS FB=%{customdata[10]}<br>OPP PTS PAINT=%{customdata[11]}<extra></extra>", "legendgroup": "OKC", "marker": {"color": "#0072CE", "size": 10, "symbol": "circle"}, "mode": "markers", "name": "OKC", "orientation": "v", "showlegend": true, "type": "scatter", "x": [142, 964], "xaxis": "x", "y": [29, 173], "yaxis": "y"}, {"customdata": [["T. Jones - K. Kuzma - D. Gafford - J. Poole - B. Coulibaly", "WAS", 29, 5, 24, 159.9, 75, 59, 38, 65, 51, 188], ["T. Jones - K. Kuzma - D. Gafford - J. Poole - D. Avdija", "WAS", 42, 9, 33, 576.7, 217, 263, 174, 210, 176, 694]], "hovertemplate": "TEAM ABBREVIATION=%{customdata[1]}<br>PTS PAINT=%{x}<br>PTS 2ND CHANCE=%{y}<br>GROUP NAME=%{customdata[0]}<br>GP=%{customdata[2]}<br>W=%{customdata[3]}<br>L=%{customdata[4]}<br>MIN=%{customdata[5]}<br>PTS OFF TOV=%{customdata[6]}<br>PTS FB=%{customdata[7]}<br>OPP PTS OFF TOV=%{customdata[8]}<br>OPP PTS 2ND CHANCE=%{customdata[9]}<br>OPP PTS FB=%{customdata[10]}<br>OPP PTS PAINT=%{customdata[11]}<extra></extra>", "legendgroup": "WAS", "marker": {"color": "#C8102E", "size": 10, "symbol": "circle"}, "mode": "markers", "name": "WAS", "orientation": "v", "showlegend": true, "type": "scatter", "x": [182, 754], "xaxis": "x", "y": [36, 131], "yaxis": "y"}], "layout": {"font": {"color": "Black", "family": "PT Sans Narrow", "size": 14}, "height": 800, "hoverlabel": {"bgcolor": "white", "font": {"family": "PT Sans Narrow", "size": 16}}, "legend": {"title": {"text": "TEAM ABBREVIATION"}, "tracegroupgap": 0}, "title": {"font": {"family": "PT Sans Narrow"}, "text": "<b>Regular Season Misc Totals Lineups Pts Paint vs. Pts 2Nd Chance</b>", "x": 0.5}, "width": 1200, "xaxis": {"anchor": "y", "domain": [0, 1], "tickfont": {"size": 20}, "title": {"text": "PTS PAINT"}}, "yaxis": {"anchor": "x", "domain": [0, 1], "tickfont": {"size": 20}, "title": {"text": "PTS 2ND CHANCE"}}}}
